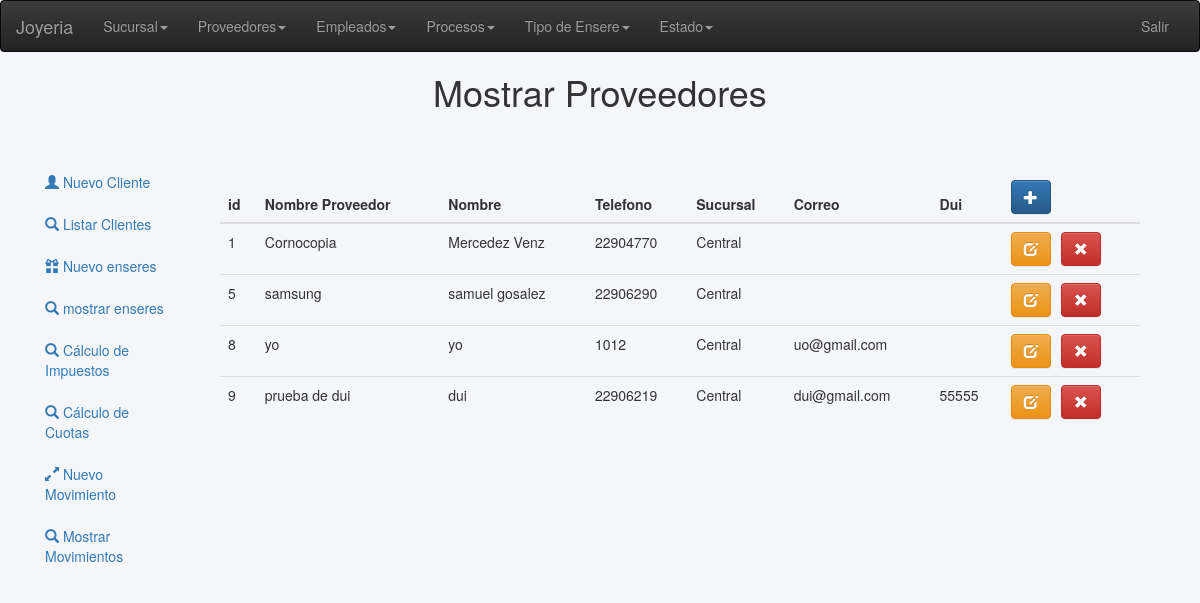
/views/proveedores/mostrar.php (signed in), run on the app's committed database.
### tables this page shows
CREATE TABLE `proveedores` (
  `id_proveedor` int(11) NOT NULL,
  `nombre_Prov` varchar(30) NOT NULL,
  `nombre_contacto` varchar(25) NOT NULL,
  `tel_contacto` int(11) DEFAULT NULL,
  `idsucursal` int(11) DEFAULT NULL,
  `correo` varchar(30) DEFAULT NULL,
  `pro_dui` int(20) DEFAULT NULL
);

CREATE TABLE `sucursal` (
  `idsucursal` int(11) NOT NULL,
  `nombre` varchar(20) DEFAULT NULL,
  `direccion` varchar(50) DEFAULT NULL
);

### views/proveedores/mostrar.php (the view, shortened to what this page needs)
<?php   require('../head.php') ?>
<body style="background: #f5f6fa;">
    <?php   require('../header.php') ?>
    <h1 style="margin: 0 auto; display: block; text-align: center;">Mostrar Proveedores</h1>
    <section class="prueba container-fluid" style="margin-top: 50px; height: 335px;">
        <div class="row col-lg-12">
        <aside class="col-lg-2">
            <?php   require('../aside.php') ?>
        </aside>
            <div class="contenedor col-lg-10">
<table class="table table-striped" id="demo" style="margin-top: 10px;">
<thead>
<tr>
<th>id</th>
<th>Nombre Proveedor</th>
<th>Nombre</th>
<th>Telefono</th>
<th>Sucursal</th>
<th>Correo</th>
<th>Dui</th>
<th><a href="nuevo.php" class="btn btn-primary" title="Nuevo"><i class='glyphicon glyphicon-plus'></a></th>
</tr>
<?php
$md = new Model();
			$cn = $md->getConexion();
			$sqlMostrar = "SELECT proveedores.*, sucursal.nombre as sucursal FROM proveedores INNER JOIN sucursal on sucursal.idsucursal = proveedores.idsucursal";
			$res = mysqli_query($cn,$sqlMostrar);
			while($row = mysqli_fetch_assoc($res)){
            echo "<tr><td>". $row['id_proveedor'] . " </td><td> ";
            echo $row['nombre_Prov'] . "</td><td>";
            echo $row['nombre_contacto'] . "</td><td>";
            echo $row['tel_contacto']."</td><td>";
            echo $row['sucursal']."</td><td>";
            echo $row['correo']."</td><td>";
            echo $row['pro_dui']."</td><td>";
             echo "<a href='modificar.php?id=".$row['id_proveedor']."' class='btn btn-warning' title='Modificar' style='margin-right: 10px;'><i class='glyphicon glyphicon-edit'></i></a>";
            echo "<a href='../../controllerProveedores.php?op=eliminar&id=".$row['id_proveedor']."' class='btn btn-danger' title='Eliminar'>
            <i class='glyphicon glyphicon-remove'></i></a>";
            echo "</td></tr>\n";
        }
?>
</table>
</div>
</div>
    </section>

### data on the page
proveedores: id_proveedor "1", nombre_Prov "Cornocopia", nombre_contacto "Mercedez Venz", tel_contacto "22904770", idsucursal.nombre "Central"
proveedores: id_proveedor "5", nombre_Prov "samsung", nombre_contacto "samuel gosalez", tel_contacto "22906290", idsucursal.nombre "Central"
proveedores: id_proveedor "8", nombre_Prov "yo", nombre_contacto "yo", tel_contacto "1012", idsucursal.nombre "Central", correo "uo@gmail.com"
proveedores: id_proveedor "9", nombre_Prov "prueba de dui", nombre_contacto "dui", tel_contacto "22906219", idsucursal.nombre "Central", correo "dui@gmail.com", pro_dui "55555"
